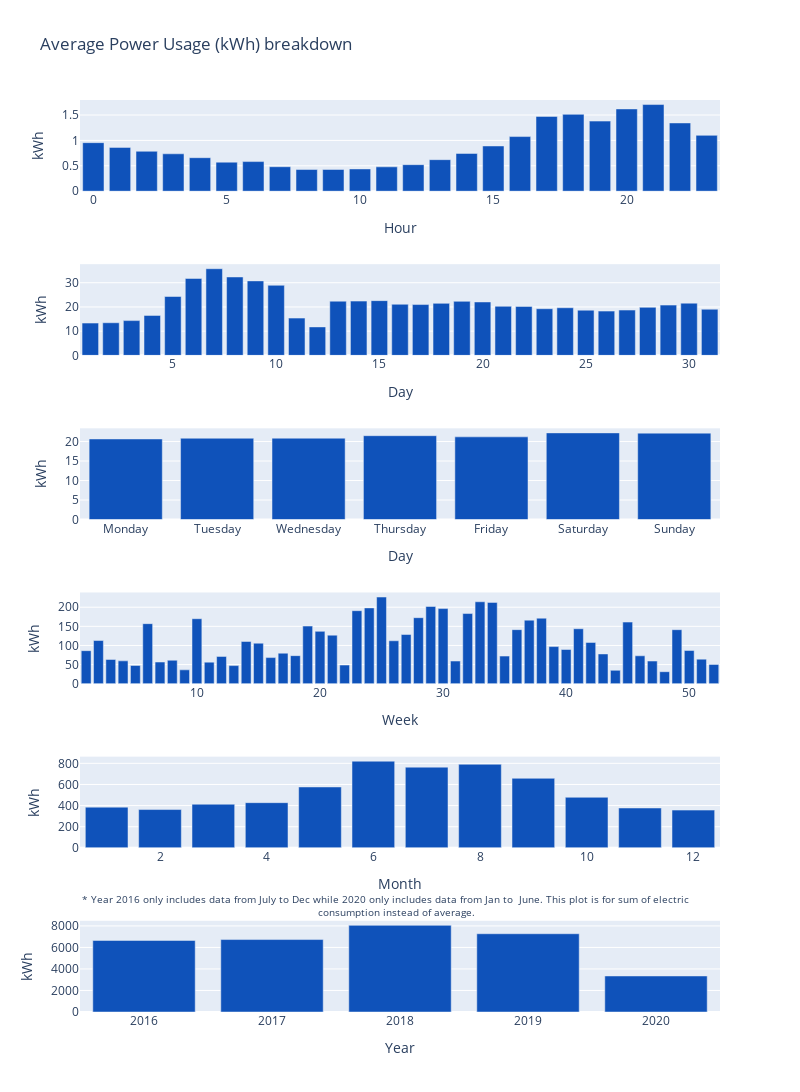

Notebook code for this chart:
### Code cell
fig_1 = make_subplots(rows=6, cols=1, vertical_spacing=0.08)

fig_1.add_trace( go.Bar(x=hourly_average["hour"], y=hourly_average["value (k_wh)"],
                        marker=dict(color="#0F52BA")),
                row=1, col=1)

fig_1.add_trace( go.Bar(x=daily_average["day"], y=daily_average["value (k_wh)"],
                        marker=dict(color="#0F52BA")),
                row=2, col=1)

fig_1.add_trace( go.Bar(x=daily_name_average["day_name"], y=daily_name_average["value (k_wh)"],
                        marker=dict(color="#0F52BA")),
                row=3, col=1)

fig_1.add_trace( go.Bar(x=weekly_average["week"], y=weekly_average["value (k_wh)"],
                        marker=dict(color="#0F52BA")),
                row=4, col=1)

fig_1.add_trace( go.Bar(x=monthly_average["month"], y=monthly_average["value (k_wh)"],
                        marker=dict(color="#0F52BA")),
                row=5, col=1)

fig_1.add_trace( go.Bar(x=yearly_average["year"], y=yearly_average["value (k_wh)"],
                        marker=dict(color="#0F52BA")),
                row=6, col=1)



fig_1.update_xaxes(title_text="Hour", row=1)
fig_1.update_xaxes(title_text="Day", row=2)
fig_1.update_xaxes(title_text="Day", row=3)
fig_1.update_xaxes(title_text="Week", row=4)
fig_1.update_xaxes(title_text="Month", row=5)
fig_1.update_xaxes(title_text="Year", row=6)

fig_1.update_yaxes(title_text="kWh")


fig_1.update_layout(height=1200, width=800, showlegend=False, title_text="Average Power Usage (kWh) breakdown")
fig_1.add_annotation(
    text="""* Year 2016 only includes data from July to Dec while 2020 only includes data from Jan to  June. This plot is for sum of electric 
    <br> consumption instead of average.""",
    font=dict(size=10),
    xref="paper", yref="paper",
    x=0, y=0.1,
    showarrow=False
)

fig_1.show()

### Figure 1 — Plotly figure (JSON) as saved in the notebook; plotly's stock layout.template omitted (floating-point values rounded to 4 significant figures)
{"data": [{"marker": {"color": "#0F52BA"}, "type": "bar", "x": [0, 1, 2, 3, 4, 5, 6, 7, 8, 9, 10, 11, 12, 13, 14, 15, 16, 17, 18, 19, 20, 21, 22, 23], "xaxis": "x", "y": [0.9556, 0.8629, 0.7861, 0.7362, 0.6597, 0.5717, 0.5831, 0.4818, 0.427, 0.4279, 0.4383, 0.4797, 0.5225, 0.6208, 0.7438, 0.8904, 1.076, 1.473, 1.513, 1.38, 1.62, 1.706, 1.344, 1.1], "yaxis": "y"}, {"marker": {"color": "#0F52BA"}, "type": "bar", "x": [1, 2, 3, 4, 5, 6, 7, 8, 9, 10, 11, 12, 13, 14, 15, 16, 17, 18, 19, 20, 21, 22, 23, 24, 25, 26, 27, 28, 29, 30, 31], "xaxis": "x2", "y": [13.33, 13.46, 14.36, 16.5, 24.31, 31.77, 35.79, 32.37, 30.76, 28.94, 15.39, 11.75, 22.38, 22.41, 22.61, 21.1, 20.99, 21.48, 22.32, 22.06, 20.26, 20.21, 19.27, 19.66, 18.66, 18.28, 18.71, 19.84, 20.75, 21.56, 19.05], "yaxis": "y2"}, {"marker": {"color": "#0F52BA"}, "type": "bar", "x": ["Monday", "Tuesday", "Wednesday", "Thursday", "Friday", "Saturday", "Sunday"], "xaxis": "x3", "y": [20.65, 20.84, 20.85, 21.49, 21.2, 22.22, 22.15], "yaxis": "y3"}, {"marker": {"color": "#0F52BA"}, "type": "bar", "x": [1, 2, 3, 4, 5, 6, 7, 8, 9, 10, 11, 12, 13, 14, 15, 16, 17, 18, 19, 20, 21, 22, 23, 24, 25, 26, 27, 28, 29, 30, 31, 32, 33, 34, 35, 36, 37, 38, 39, 40, 41, 42, 43, 44, 45, 46, 47, 48, 49, 50, 51, 52], "xaxis": "x4", "y": [86.39, 112.9, 63.37, 59.67, 47.77, 157.0, 56.61, 61.3, 36.21, 169.9, 56.38, 71.33, 47.29, 110.4, 105.9, 68.29, 79.75, 73.32, 150.7, 136.8, 126.9, 48.75, 191.0, 198.3, 226.7, 112.2, 128.6, 172.6, 202.0, 196.5, 59.21, 183.5, 214.3, 212.7, 72.21, 141.3, 166.2, 171.3, 97.04, 89.46, 143.7, 107.9, 77.78, 34.92, 161.1, 72.92, 59.17, 31.34, 141.2, 86.73, 64.21, 50.45], "yaxis": "y4"}, {"marker": {"color": "#0F52BA"}, "type": "bar", "x": [1, 2, 3, 4, 5, 6, 7, 8, 9, 10, 11, 12], "xaxis": "x5", "y": [385.4, 362.7, 412.8, 427.7, 576.2, 820.3, 763.8, 791.1, 658.4, 478.6, 377.1, 357.2], "yaxis": "y5"}, {"marker": {"color": "#0F52BA"}, "type": "bar", "x": [2016, 2017, 2018, 2019, 2020], "xaxis": "x6", "y": [6650.0, 6733.0, 8052.0, 7273.0, 3348.0], "yaxis": "y6"}], "layout": {"annotations": [{"font": {"size": 10}, "showarrow": false, "text": "* Year 2016 only includes data from July to Dec while 2020 only includes data from Jan to  June. This plot is for sum of electric \n    <br> consumption instead of average.", "x": 0, "xref": "paper", "y": 0.1, "yref": "paper"}], "height": 1200, "showlegend": false, "title": {"text": "Average Power Usage (kWh) breakdown"}, "width": 800, "xaxis": {"anchor": "y", "domain": [0, 1], "title": {"text": "Hour"}}, "xaxis2": {"anchor": "y2", "domain": [0, 1], "title": {"text": "Day"}}, "xaxis3": {"anchor": "y3", "domain": [0, 1], "title": {"text": "Day"}}, "xaxis4": {"anchor": "y4", "domain": [0, 1], "title": {"text": "Week"}}, "xaxis5": {"anchor": "y5", "domain": [0, 1], "title": {"text": "Month"}}, "xaxis6": {"anchor": "y6", "domain": [0, 1], "title": {"text": "Year"}}, "yaxis": {"anchor": "x", "domain": [0.9, 1.0], "title": {"text": "kWh"}}, "yaxis2": {"anchor": "x2", "domain": [0.72, 0.82], "title": {"text": "kWh"}}, "yaxis3": {"anchor": "x3", "domain": [0.54, 0.64], "title": {"text": "kWh"}}, "yaxis4": {"anchor": "x4", "domain": [0.36, 0.46], "title": {"text": "kWh"}}, "yaxis5": {"anchor": "x5", "domain": [0.18, 0.28], "title": {"text": "kWh"}}, "yaxis6": {"anchor": "x6", "domain": [0, 0.1], "title": {"text": "kWh"}}}}
